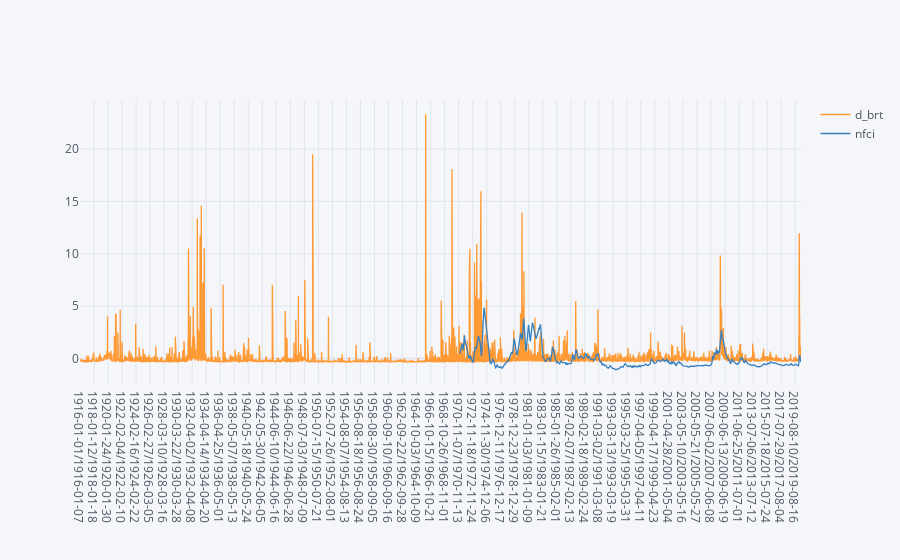

Notebook code for this chart:
### Code cell
uncr.iplot()

### Figure 1 — Plotly figure (JSON) as saved in the notebook; plotly's stock layout.template omitted (floating-point values rounded to 4 significant figures; data arrays with more than 128 entries replaced by an {"elided": "..."} marker saying what was removed)
{"data": [{"line": {"color": "rgba(255, 153, 51, 1.0)", "dash": "solid", "shape": "linear", "width": 1.3}, "mode": "lines", "name": "d_brt", "text": "", "type": "scatter", "x": {"elided": "5451 str values"}, "y": {"elided": "5451 float values"}}, {"line": {"color": "rgba(55, 128, 191, 1.0)", "dash": "solid", "shape": "linear", "width": 1.3}, "mode": "lines", "name": "nfci", "text": "", "type": "scatter", "x": {"elided": "5451 str values"}, "y": {"elided": "5451 mixed values"}}], "layout": {"legend": {"bgcolor": "#F5F6F9", "font": {"color": "#4D5663"}}, "paper_bgcolor": "#F5F6F9", "plot_bgcolor": "#F5F6F9", "title": {"font": {"color": "#4D5663"}}, "xaxis": {"gridcolor": "#E1E5ED", "showgrid": true, "tickfont": {"color": "#4D5663"}, "title": {"font": {"color": "#4D5663"}, "text": ""}, "zerolinecolor": "#E1E5ED"}, "yaxis": {"gridcolor": "#E1E5ED", "showgrid": true, "tickfont": {"color": "#4D5663"}, "title": {"font": {"color": "#4D5663"}, "text": ""}, "zerolinecolor": "#E1E5ED"}}}
